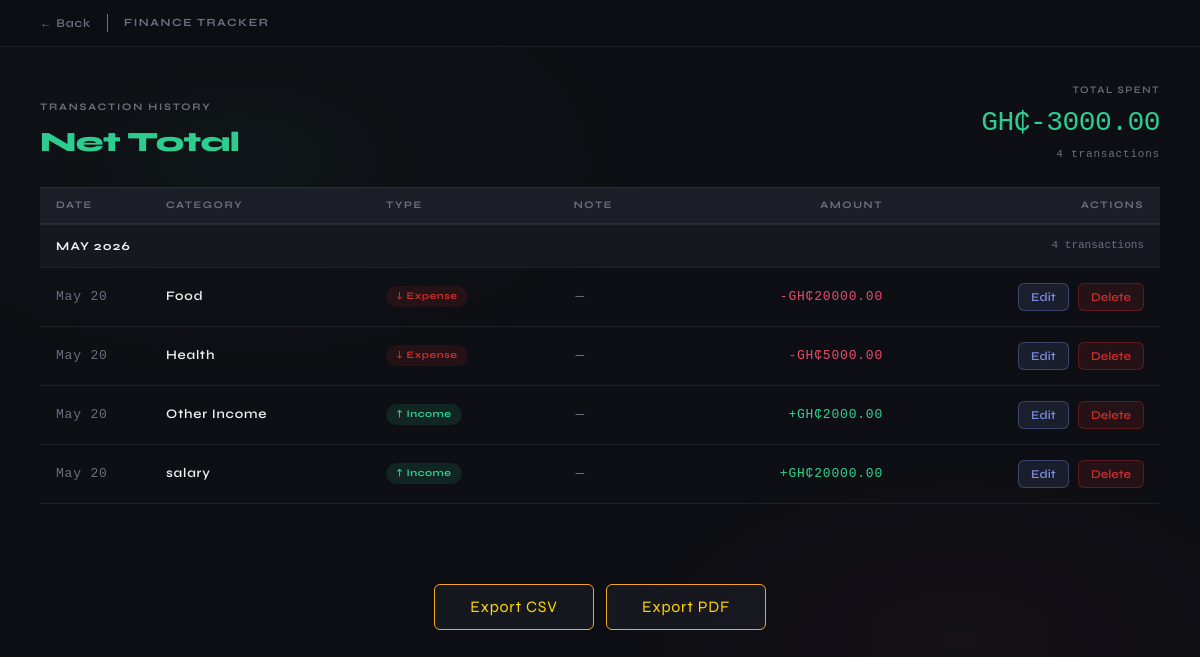
Page /transaction-history (signed in) on the committed database.
### main.py (models this page shows)
class Transaction(db.Model):
    id = db.Column(db.Integer, primary_key=True)
    amount = db.Column(db.Float, nullable=False)
    category = db.Column(db.String(120), nullable=False)
    transaction_type = db.Column(db.String(120), nullable=False)
    month = db.Column(db.String(120), nullable=False)
    year = db.Column(db.String(120), nullable=False)
    dateMonth = db.Column(db.String(120) ,nullable=False)
    note = db.Column(db.String(120), nullable=True)
    user_id = db.Column(db.Integer, db.ForeignKey('user.id'), nullable=False)

### main.py (the view)
@app.route("/transaction-history")
@login_required
def transaction_history():
    filter_type = request.args.get('filter', 'all')
    current_month_str = actual_month(now.month)
    current_year_str = str(now.year)
    last_month_num = 12 if now.month == 1 else now.month - 1
    last_month_year_str = str(now.year - 1) if now.month == 1 else str(now.year)
    last_month_str = actual_month(last_month_num)
    base_query = Transaction.query.filter_by(user_id=current_user.id)
    if filter_type == 'income':
        transactions = base_query.filter_by(transaction_type='income', month=current_month_str,
                                            year=current_year_str).all()
        page_title = "Income"
    elif filter_type == 'expenses':
        transactions = base_query.filter_by(transaction_type='expenses', month=current_month_str,
                                            year=current_year_str).all()
        page_title = "Expenses"
    elif filter_type == 'last_month_income':
        transactions = base_query.filter_by(transaction_type='income', month=last_month_str,
                                            year=last_month_year_str).all()
        page_title = "Last Month Income"
    elif filter_type == 'last_month_expenses':
        transactions = base_query.filter_by(transaction_type='expenses', month=last_month_str,
                                            year=last_month_year_str).all()
        page_title = "Last Month Expenses"
    else:  # 'net' or 'all'
        transactions = base_query.all()
        page_title = "Net Total"
    transactions.sort(key=lambda x: x.id, reverse=True)
    return render_template("transaction-history.html", transactions=transactions, page_title=page_title,
                           filter_type=filter_type)

### main.py (called while the page is built)
def actual_month(fig:int) -> str:
    num:int = fig - 1
    month_string:str = monthStr[num]
    return month_string

@login_manager.user_loader
def load_user(user_id):
    return User.query.get(int(user_id))

### templates/transaction-history.html (shortened to what this page needs)
<!doctype html>
<html lang="en">
  <head>
    <link rel="stylesheet" href="{{ url_for('static', filename='bootstrap.min.css') }}" />
    <link rel="stylesheet" href="{{ url_for('static', filename='styles.css') }}" />
    <link rel="stylesheet" href="{{ url_for('static', filename='history.css') }}" />
  </head>
  <body>
    <div class="topbar">
      <div class="topbar-left">
        <a class="back-btn" href="{{ url_for('home') }}">← Back</a>
        <span class="topbar-brand">FINANCE TRACKER</span>
      </div>
    </div>
    {% set income_list = transactions | selectattr('transaction_type', 'equalto', 'income') | list %}
    {% set expense_list = transactions | selectattr('transaction_type', 'equalto', 'expenses') | list %}
    {% set total_income = income_list | sum(attribute='amount') %}
    {% set total_expenses = expense_list | sum(attribute='amount') %}
    {% if filter_type in ['income', 'last_month_income'] %}
      {% set display_total = total_income %}
      {% set color_class = 'income' %}
    {% elif filter_type in ['expenses', 'last_month_expenses'] %}
      {% set display_total = total_expenses %}
      {% set color_class = 'expense' %}
    {% else %}
      {% set display_total = total_income - total_expenses %}
      {% set color_class = 'income' if display_total >= 0 else 'expense' %}
    {% endif %}
    <div class="page-header">
      <div class="page-title-group">
        <div class="page-eyebrow">Transaction History</div>
        <div class="page-title {{ color_class }}s">{{ page_title }}</div>
      </div>
      <div class="page-summary">
        <div class="summary-label">{{ 'Balance' if filter_type == 'net' else ('Total Earned' if color_class == 'income' else 'Total Spent') }}</div>
        <div class="summary-total {{ color_class }}s">
          {{ sign }}GH₵{{ "%.2f"|format(display_total) }}
        </div>
        <div class="summary-count">{{ transactions | length }} transactions</div>
      </div>
    </div>
    <div class="table-wrap">
      {% if transactions %}
        {% set ns = namespace(current_month='', current_year='') %}
        <table>
          <thead>
            <tr class="col-headers">
              <th>Date</th>
              <th>Category</th>
              <th>Type</th>
              <th>Note</th>
              <th class="right">Amount</th>
              <th class="right">Actions</th>
            </tr>
          </thead>
          <tbody>
            {% for t in transactions %}
              {% if t.month != ns.current_month or t.year|string != ns.current_year %}
                {% set ns.current_month = t.month %}
                {% set ns.current_year = t.year|string %}
                {% set month_txns = transactions | selectattr('month', 'equalto', t.month) | selectattr('year', 'equalto', t.year) | list %}
                <tr class="month-group">
                  <td colspan="4">{{ t.month }} {{ t.year }}</td>
                  <td colspan="2" class="month-count-col">{{ month_txns | length }} transactions</td>
                </tr>
              {% endif %}
              <tr class="data-row">
                <td class="date-cell">{{ t.dateMonth }}</td>
                <td class="category-cell">{{ t.category }}</td>
                <td>
                  <span class="type-pill {{ 'income' if t.transaction_type == 'income' else 'expense' }}">
                    {{ '↑ Income' if t.transaction_type == 'income' else '↓ Expense' }}
                  </span>
                </td>
                <td class="note-cell">{{ t.note or '—' }}</td>
                <td class="amount-cell {{ 'income' if t.transaction_type == 'income' else 'expense' }}s">
                  {{ '+' if t.transaction_type == 'income' else '-' }}GH₵{{ "%.2f"|format(t.amount) }}
                </td>
                <td class="actions-cell">
                  <button type="button" class="btn-edit"
                          data-id="{{ t.id }}"
                          data-amount="{{ t.amount }}"
                          data-category="{{ t.category }}"
                          data-type="{{ t.transaction_type }}"
                          data-note="{{ t.note }}"
                          onclick="openEditModalSafely(this)">
                    Edit
                  </button>
                  <form action="{{ url_for('delete_transaction', tx_id=t.id) }}" method="POST"
                        style="display:inline; margin:0;"
                        onsubmit="return confirm('Are you sure you want to delete this transaction?');">
                    <button type="submit" class="btn-delete">Delete</button>
                  </form>
                </td>
              </tr>
            {% endfor %}
          </tbody>
        </table>
      {% else %}
        <div class="empty">
          <div class="empty-icon">📭</div>
          <p>No transactions found for this category.</p>
        </div>
      {% endif %}
    </div>
    <div class="export-row">
      <a href="{{ url_for('export') }}" class="export btn">Export CSV</a>
      <a href="{{ url_for('export_pdf') }}" class="export btn">Export PDF</a>
    </div>
  </body>
</html>

### static/styles.css (style rules this page uses)
* { margin: 0; padding: 0; box-sizing: border-box; }
body { font-family: 'Syne', sans-serif; background-color: #0e0f14; height: 100vh; color: #fff; letter-spacing: 0.05em; }
a { text-decoration: none; color: inherit; }
.income { border-top: 5px solid #2bd58e; background: linear-gradient(135deg, rgba(43, 213, 142, 0.08) 0%, #15171e 40%, #0d0e12 100%); color: #2bd58e; }
.expenses { border-top: 5px solid #e84c6a; background: linear-gradient(135deg, rgba(213, 68, 43, 0.08) 0%, #15171e 40%, #0d0e12 100%); color: #e84c6a; }

### static/history.css (style rules this page uses)
*, *::before, *::after { box-sizing: border-box; margin: 0; padding: 0; }
body { background: #0e0f14; font-family: "Syne", sans-serif; color: #f0f0f0; min-height: 100vh; }
body::before { content: ""; position: fixed; inset: 0; background: radial-gradient( ellipse 60% 50% at 20% 20%, rgba(45, 204, 143, 0.03) 0%, transparent 60% ), radial-gradient( ellipse 50% 40% at 80% 80%, rgba(232, 76, 106, 0.03) 0%, transparent 60% ); pointer-events: none; z-index: 0; }
.topbar { position: sticky; top: 0; z-index: 100; background: rgba(14, 15, 20, 0.85); border-bottom: 1px solid rgba(255, 255, 255, 0.07); display: flex; align-items: center; justify-content: space-between; padding: 14px 40px; }
.topbar-left { display: flex; align-items: center; gap: 16px; }
.back-btn { display: flex; align-items: center; gap: 6px; font-size: 12px; font-weight: 600; color: #6b6f7e; cursor: pointer; background: none; border: none; font-family: "Syne", sans-serif; transition: color 0.15s; text-decoration: none; }
.topbar-brand { font-size: 11px; font-weight: 700; letter-spacing: 0.14em; text-transform: uppercase; color: #6b6f7e; }
.page-header { padding: 36px 40px 24px; display: flex; align-items: flex-end; justify-content: space-between; position: relative; z-index: 1; }
.page-eyebrow { font-size: 10px; font-weight: 700; letter-spacing: 0.18em; text-transform: uppercase; color: #6b6f7e; margin-bottom: 6px; }
.page-title { font-size: 28px; font-weight: 800; letter-spacing: -0.02em; color: #2dcc8f; }
.page-summary { text-align: right; }
.summary-label { font-size: 10px; font-weight: 600; letter-spacing: 0.14em; text-transform: uppercase; color: #6b6f7e; margin-bottom: 4px; }
.summary-total { font-family: "DM Mono", monospace; font-size: 28px; font-weight: 500; color: #2dcc8f; letter-spacing: -0.02em; }
.summary-count { font-size: 11px; color: #6b6f7e; font-family: "DM Mono", monospace; margin-top: 2px; }
.table-wrap { padding: 0 40px 40px; position: relative; z-index: 1; }
table { width: 100%; border-collapse: collapse; }
.col-headers { border-top: 1px solid rgba(255, 255, 255, 0.07); border-bottom: 1px solid rgba(255, 255, 255, 0.07); background: #1d1f28; }
.col-headers th { padding: 10px 16px; font-size: 10px; font-weight: 700; letter-spacing: 0.16em; text-transform: uppercase; color: #6b6f7e; text-align: left; }
.col-headers th.right { text-align: right; }
tbody tr.data-row { border-bottom: 1px solid rgba(255, 255, 255, 0.07); transition: background 0.15s; cursor: default; }
tbody tr.data-row td { padding: 15px 16px; font-size: 13px; vertical-align: middle; }
.date-cell { font-family: "DM Mono", monospace; font-size: 12px; color: #6b6f7e; white-space: nowrap; width: 110px; }
.category-cell { font-weight: 600; }
.type-pill { display: inline-flex; align-items: center; gap: 4px; padding: 3px 10px; border-radius: 20px; font-size: 10px; font-weight: 700; letter-spacing: 0.05em; white-space: nowrap; }
.type-pill.income { border-top: none; background: rgba(45,204,143,0.12); color: #2dcc8f; }
.type-pill.expense { background: rgba(204, 45, 45, 0.12); color: #cc2d2d; }
.note-cell { font-size: 12px; color: #6b6f7e; font-style: italic; max-width: 200px; overflow: hidden; text-overflow: ellipsis; white-space: nowrap; }
.amount-cell { font-family: "DM Mono", monospace; font-size: 14px; font-weight: 500; text-align: right; white-space: nowrap; }
.export { border: 1px solid #f5a623; color: gold; display: block; background: #16181f; width: 200px; margin: 10px auto; }
.incomes { color: #2bd58e; }
.expenses { border-top: none; background: none; }

### rows in the picture
Transaction: month "MAY", year "2026", month_txns "4", dateMonth "May 20", category "Food", transaction_type "↓ Expense", note "—", transaction_type "-", amount "20000.00"
Transaction: dateMonth "May 20", category "Health", transaction_type "↓ Expense", note "—", transaction_type "-", amount "5000.00"
Transaction: dateMonth "May 20", category "Other Income", transaction_type "↑ Income", note "—", transaction_type "+", amount "2000.00"
Transaction: dateMonth "May 20", category "salary", transaction_type "↑ Income", note "—", transaction_type "+", amount "20000.00"

### other values in the picture
{{ page_title }} "Net Total"
{{ "%.2f"|format(display_total) }} "-3000.00"
{{ transactions | length }} "4"
